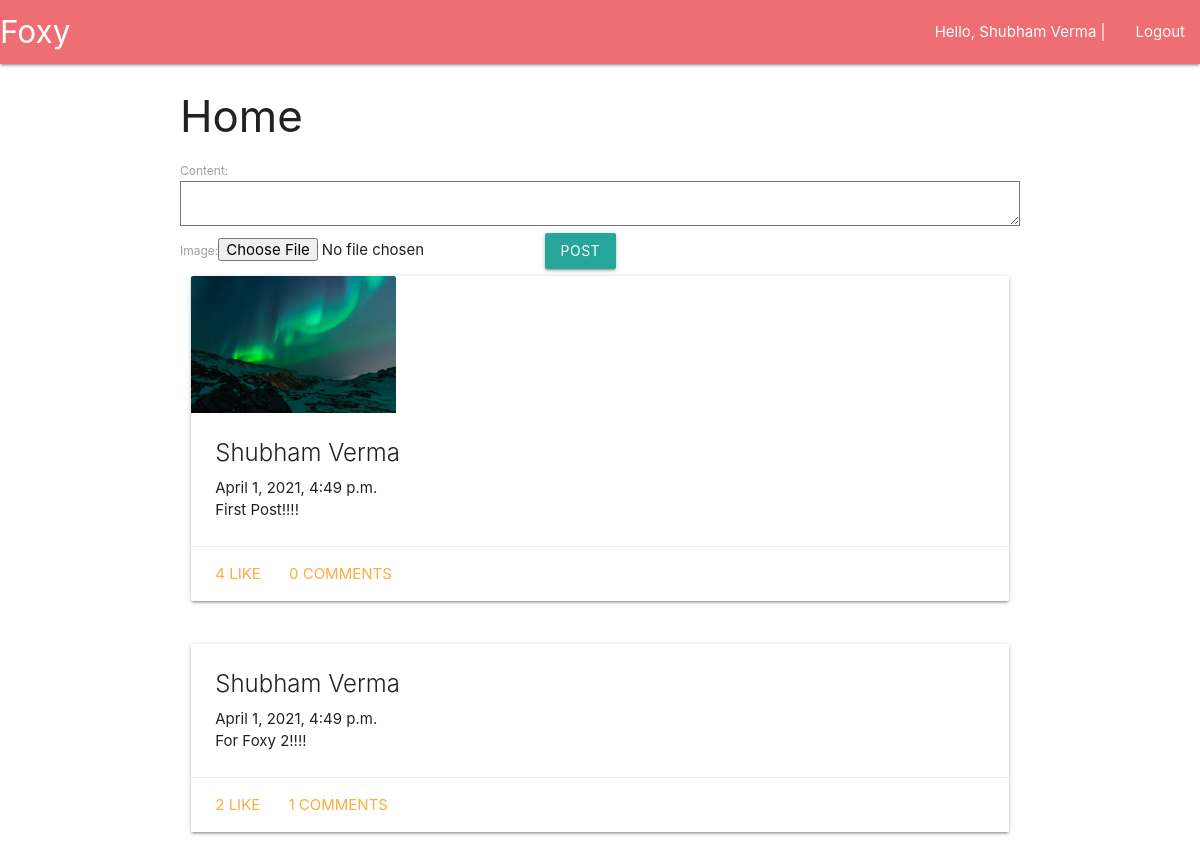
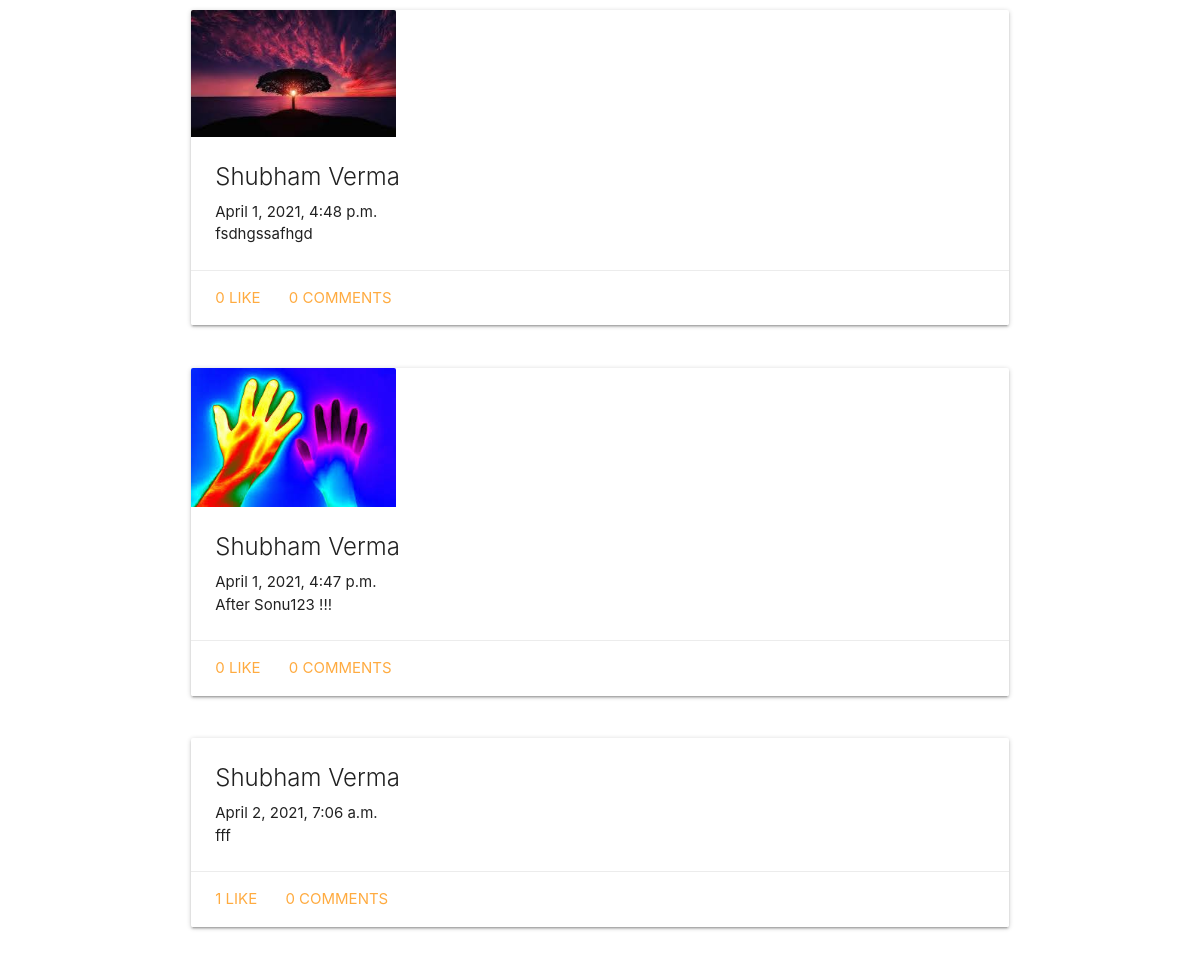
The app's page /home/ (signed in) with its own data (2 pictures, top to bottom).
### social/models.py (models this page shows, shortened)
class Post(models.Model):
    user = models.ForeignKey(User, on_delete = models.CASCADE)
    created_at = models.DateTimeField(auto_now = True)
    content = models.TextField()
    image = models.ImageField(blank = True)

### social/views.py (the view)
# urls.py: path('home/',views.Home.as_view()),
class Home(LoginRequiredMixin, ListView):
    context_object_name = 'posts'
    template_name = 'social/home.html'
    login_url = 'auth/login'
    def get_queryset(self):
        return models.Post.objects.filter(user = self.request.user)
    def get_context_data(self, *args, **kwargs):
        data = super().get_context_data(*args, **kwargs)
        data['post_form'] = forms.PostForm()
        return data

### social/forms.py
class PostForm(forms.ModelForm):
    class Meta:
        model = models.Post
        fields = ['content', 'image']

### templates/social/home.html (shortened to what this page needs)
{% extends 'base.html' %}
{% block content %}
<div class="container">
    <h3>Home</h3>
    <form action="/post/" method="post" enctype = "multipart/form-data">
        {{ post_form }}
        <button type="submit" class="btn waves-effect">Post</button>
    </form>
    {% for post in posts %}
        <div class="row">
            <div class="col s12">
                {% include 'social/components/post.html' %}
            </div>
        </div>
    {% endfor %}
</div>
{% endblock %}

### templates/base.html (shortened to what this page needs)
<!DOCTYPE html>
<html lang="en">
<head>
    <link rel="stylesheet" href="https://cdnjs.cloudflare.com/ajax/libs/materialize/1.0.0/css/materialize.min.css">
</head>
<body>
    <nav style="margin-bottom: 1.5rem;">
        <div class="nav-wrapper">
          <a href="#" class="brand-logo">Foxy</a>
          <ul id="nav-mobile" class="right hide-on-med-and-down">
            {% if user.is_authenticated %}
                <li> <a href="/home">Hello, {{ user.first_name }} {{ user.last_name }} |</a> </li>
                <li><a href="auth/logout">Logout</a></li>
            {% else %}
            <li><a href="auth/login">Login</a></li>
            {% endif %}
          </ul>
        </div>
      </nav>
    {% block content %} {% endblock %}
</body>
</html>

### templates/social/components/post.html (shortened to what this page needs)
<div class="card">
    <div class="card-image">
      {% if post.image %}
        <img src="/media/{{ post.image }}" style="width:25%">
      {% endif %}
    </div>
    <div class="card-content">
      <span class="card-title">{{ post.user.first_name }} {{ post.user.last_name }}</span>
      <span>{{ post.created_at }}</span>
      <p>
          {{ post.content }}
      </p>
    </div>
    <div class="card-action">
      <a href="#" onclick="likePost({{ post.id }})">{{ post.like_set.count }} Like</a>
      <a  class="modal-trigger" href="#postModal{{ post.id }}">{{ post.comment_set.count }} Comments</a>
    </div>
  </div>

### records on screen
Post: image (picture), user.first_name "Shubham", user.last_name "Verma", created_at "April 1, 2021, 4:49 p.m.", content "First Post!!!!", like_set.count "4", comment_set.count "0"
Post: user.first_name "Shubham", user.last_name "Verma", created_at "April 1, 2021, 4:49 p.m.", content "For Foxy 2!!!!", like_set.count "2", comment_set.count "1"
Post: image (picture), user.first_name "Shubham", user.last_name "Verma", created_at "April 1, 2021, 4:48 p.m.", content "fsdhgssafhgd", like_set.count "0", comment_set.count "0"
Post: image (picture), user.first_name "Shubham", user.last_name "Verma", created_at "April 1, 2021, 4:47 p.m.", content "After Sonu123 !!!", like_set.count "0", comment_set.count "0"
Post: user.first_name "Shubham", user.last_name "Verma", created_at "April 2, 2021, 7:06 a.m.", content "fff", like_set.count "1", comment_set.count "0"

### other values on screen
{{ user.first_name }} "Shubham"
{{ user.last_name }} "Verma"
